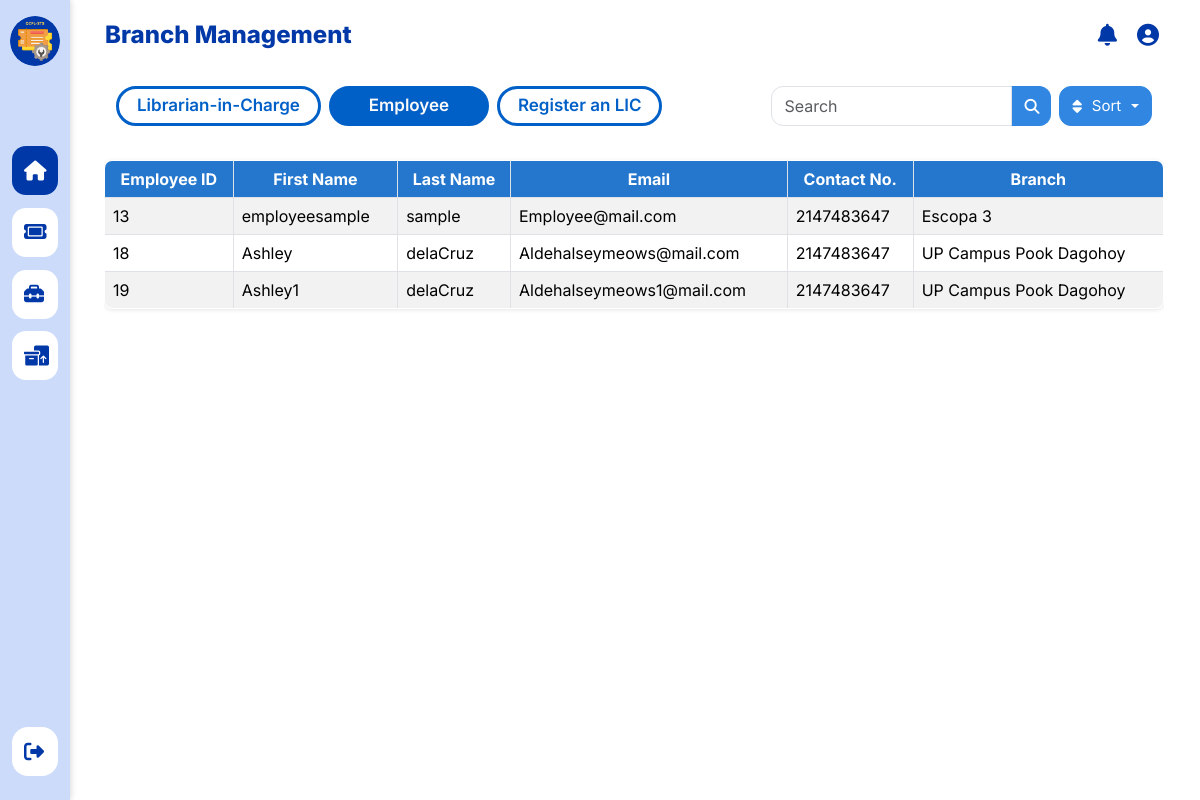
/admin/adminEmployeeList.php, run on the app's committed database.
### tables this page shows
CREATE TABLE `t_users` (
  `UserId` int(11) NOT NULL,
  `FirstName` varchar(30) NOT NULL,
  `LastName` varchar(45) NOT NULL,
  `Email` varchar(70) NOT NULL,
  `Contactno` varchar(11) DEFAULT NULL,
  `DistrictId` int(11) NOT NULL,
  `BranchId` int(11) NOT NULL,
  `Password` varchar(255) DEFAULT NULL,
  `RoleId` int(11) NOT NULL
);

CREATE TABLE `t_branch` (
  `BranchId` int(11) NOT NULL,
  `BranchName` varchar(50) NOT NULL,
  `DistrictId` int(11) NOT NULL,
  `Location` varchar(200) DEFAULT NULL
);

### modals/adminRegisterLIC.php (the view, shortened to what this page needs)
<link rel="stylesheet" href="../asset/css/modals.css">
        </div>

### admin/adminEmployeeList.php (shortened to what this page needs)
<?php
include '../Includes/config.php';
$sql = "SELECT * FROM t_users
        JOIN t_branch ON t_users.BranchId = t_branch.BranchId
        WHERE RoleId=4 " ;
$stmt = $conn->prepare($sql);
$stmt->execute();
$users = $stmt->fetchAll(PDO::FETCH_ASSOC);
?>
<!DOCTYPE html>
<html lang="en">
<head>
    <link rel ="stylesheet" href="../asset/css/sidebar.css">
    <link rel="stylesheet" href="../asset/css/admin-branch-mgmt.css">
    <link rel="stylesheet" href="../asset/css/pagination.css">
    <link rel="stylesheet" href="../asset/css/modals.css">
    <link href="https://cdn.jsdelivr.net/npm/bootstrap@5.3.3/dist/css/bootstrap.min.css" rel="stylesheet">
    <link rel="stylesheet" href="https://cdnjs.cloudflare.com/ajax/libs/font-awesome/6.5.1/css/all.min.css">
</head>
<body>
<div class="layout-container d-flex">
        <?php include '../admin/inc/sidebar.php'; ?>
        <div class="main-wrapper w-100" style="margin-left: 80px; margin-top: 30px;">
            <main class="px-4 py-5">
            <div class="col-12">
            <div class="container-fluid branchmgmt-nav">
                <div class="d-flex flex-wrap align-items-center justify-content-between gap-2 mt-2">
                    <div class="d-flex flex-wrap gap-2">
                        <div class="div-mods inactive" onclick="window.location.href='adminBranchMgmt.php'">
                            <span class="mods">Librarian-in-Charge</span>
                        </div>
                        <div class="div-mods active" onclick="window.location.href='adminEmployeeList.php'">
                            <span class="mods">Employee</span>
                        </div>
                        <div class="div-mods inactive" data-bs-toggle="modal" data-bs-target="#registerLICModal">
                        <span class="mods">Register an LIC</span>
                        </div>
                    </div>
                    <div class="d-flex flex-wrap flex-lg-nowrap align-items-center gap-2">
                        <div class="input-group" style="max-width: 280px;">
                        <input type="text" id="searchInput" class="form-control" placeholder="Search" aria-label="Search" aria-describedby="search-icon">
                            <span class="input-group-text control-btn"><i class="fa fa-search"></i></span>
                        </div>
                        <div class="dropdown">
                            <button class="btn btn-outline-secondary dropdown-toggle control-btn" type="button" data-bs-toggle="dropdown">
                                <i class="fa fa-sort me-1"></i> Sort
                            </button>
                        </div>
                    </div>
                </div>
            </div>
            <div class="row no-gutters mt-4">
                <div class="col-12">
                    <div class="table-responsive">
                        <table id="empTable" class="table table-striped table-bordered table-hover" id="tblEmployee">
                        <thead class="thead-dark">
                            <tr>
                            <th>Employee ID</th>
                            <th>First Name</th>
                            <th>Last Name</th>
                            <th>Email</th>
                            <th>Contact No.</th>
                            <th>Branch</th>
                        </tr>
                        </thead>
                        <tbody>
                            <?php foreach ($users as $user) : ?>
                                <tr>
                                    <td><?php echo $user['UserId']; ?></td>
                                    <td><?php echo $user['FirstName']; ?></td>
                                    <td><?php echo $user['LastName']; ?></td>
                                    <td><?php echo $user['Email']; ?></td>
                                    <td><?php echo $user['Contactno']; ?></td>
                                    <td><?php echo $user['BranchName']; ?></td>
                                </tr>
                            <?php endforeach; ?>
                        </tbody>
                    </table>
                </div>
            </div>
        </div>
    </div>
    </main>
</div>
    <?php include '../modals/adminRegisterLIC.php'; ?>
    <?php include '../modals/adminDeleteLIC.php'; ?>
</body>
</html>

### asset/css/sidebar.css (style rules this page uses)
* { box-sizing: border-box; font-family: 'Inter', sans-serif; margin: 0; padding: 0; }
.layout-container { height: 100vh; background-color: white; }

### asset/css/admin-branch-mgmt.css (style rules this page uses)
* { box-sizing: border-box; font-family: 'Inter', sans-serif; margin: 0; padding: 0; }
body { background-color: #f3f2f7; overflow-x: hidden; }
main { margin-right: 12px; }
.branchmgmt-nav { margin: auto; text-align: center; }
.branchmgmt-nav .div-mods { border: 3px solid #0060c7; border-radius: 50px; font-weight: 600; display: flex; align-items: center; justify-content: center; padding: 6px 18px; height: 40px; font-size: 17px; min-width: 160px; max-width: 220px; white-space: nowrap; cursor: pointer; transition: background-color 0.2s ease; }
.mods { text-decoration: none; color: #0060c7; }
.div-mods.active { background-color: #0060c7; }
.div-mods.active .mods { color: #fafafa; }
.div-mods.inactive { background-color: white; }
.input-group-text.control-btn { border-top-right-radius: 12px !important; border-bottom-right-radius: 12px !important; border-top-left-radius: 0 !important; border-bottom-left-radius: 0 !important; border-right: none !important; background-color: #3086e1 !important; color: white !important; }
.form-control { border-top-right-radius: 0 !important; border-bottom-right-radius: 0 !important; border-top-left-radius: 12px !important; border-bottom-left-radius: 12px !important; height: 40px; }
.control-btn { border-radius: 12px !important; height: 40px !important; display: flex !important; align-items: center !important; gap: 6px !important; background-color: #3086e1 !important; border-color: #3086e1 !important; color: white !important; transition: all 0.2s ease !important; padding: 6px 12px !important; font-size: 15px !important; white-space: nowrap; }
.table { width: 100%; margin-top: 10px; border-collapse: collapse; border-radius: 8px; overflow: hidden; box-shadow: 0 1px 4px rgba(0,0,0,0.1); }
.table td { padding: 8px; text-align: left; border: 1px solid #dee2e6; }
.table thead th { background-color: #2577ce; color: white; text-align: center; }
.table-bordered { border: 1px solid #dee2e6; }
.table-bordered th, .table-bordered td { border: 1px solid #dee2e6; }

### asset/css/modals.css (style rules this page uses)
* { box-sizing: border-box; font-family: 'Inter', sans-serif; margin: 0; padding: 0; }

### data on the page
t_users: UserId "13", FirstName "employeesample", LastName "sample", Email "Employee@mail.com", Contactno "2147483647", BranchId.BranchName "Escopa 3"
t_users: UserId "18", FirstName "Ashley", LastName "delaCruz", Email "Aldehalseymeows@mail.com", Contactno "2147483647", BranchId.BranchName "UP Campus Pook Dagohoy"
t_users: UserId "19", FirstName "Ashley1", LastName "delaCruz", Email "Aldehalseymeows1@mail.com", Contactno "2147483647", BranchId.BranchName "UP Campus Pook Dagohoy"
